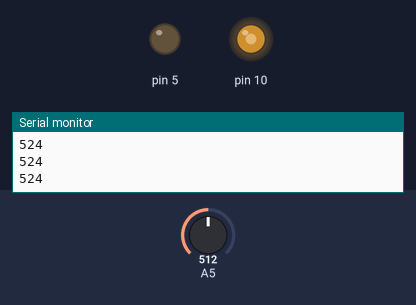
A sketch run on a simulated Arduino Uno, built with avr-gcc and run on an emulated ATmega328P. Shown: output pins drawn as LEDs (lit = HIGH), the last lines printed to the serial monitor. The test bench sets the inputs (shaded band); at power-on: A5 = 512.

Above: at 1.2 s.
1.3 s: A5 set to 490
At 1.7 s:
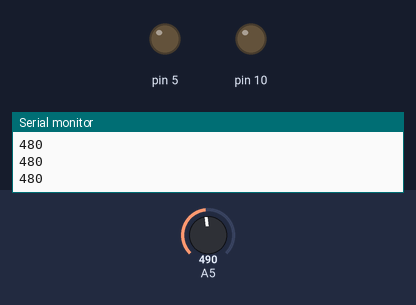
2.8 s: A5 set to 500
At 4.0 s:
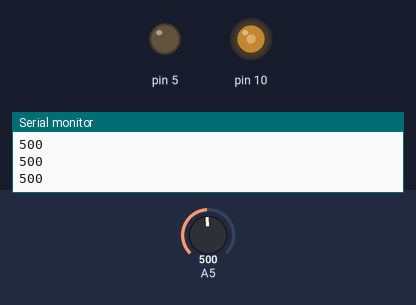
4.3 s: A5 set to 716
At 4.7 s:
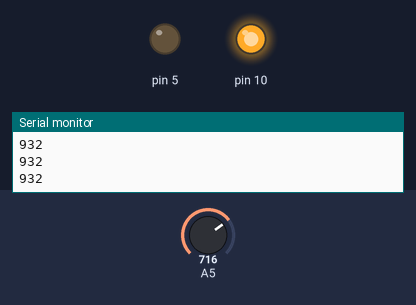
5.8 s: A5 set to 766
7.3 s: A5 set to 797
At 8.5 s:
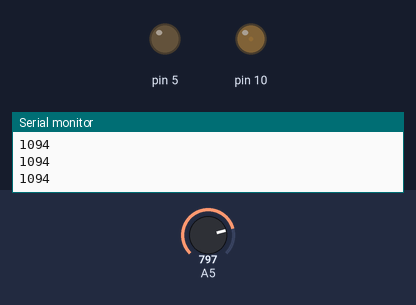
8.8 s: A5 set to 306
At 9.2 s:
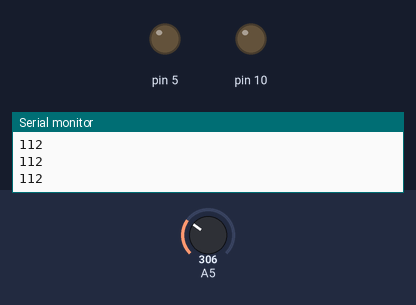
Timing chart, 0 to 11.3 s (numbered marks = the images above; inputs shaded):
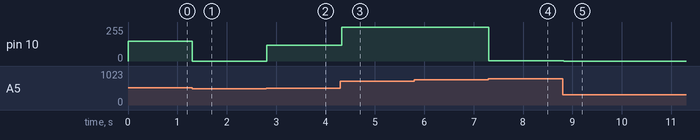

Measured:
- the behaviour switches between 499 and 500 on A5 (found by bisection; images 1 and 2)
- the behaviour switches between 783 and 784 on A5 (found by bisection; images 3 and 4)
- after the input at 1.3 s, pin 10: 148/255 → 0/255 at once
- after the input at 2.8 s, pin 10: 0/255 → 120/255 at once
- after the input at 4.3 s, pin 10: 120/255 → 255/255 at once
- after the input at 7.3 s, pin 10: 255/255 → 1/255 at once
- after the input at 8.8 s, pin 10: 1/255 → 0/255 at once

The sketch:

dddd.ino
```cpp
int deger;
void setup() {
    pinMode(5,INPUT);
    pinMode(10,OUTPUT);
    pinMode(5,OUTPUT);
    Serial.begin(9600);
    }
void loop() {
   while(true){ deger =analogRead(5);

        deger-=500-deger;
        Serial.println(deger);
    if(deger<500){
            analogWrite(10,0);
            delay(10);
            continue;}
    deger=map(deger,400,600,0,240);
    if(deger>800){analogWrite(10,HIGH);}
    else{analogWrite(10,deger);}
   // Serial.println(deger);
  delay(30);
    }}
```
